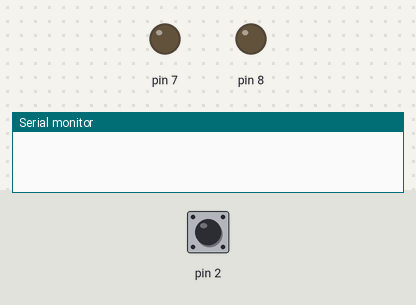
A sketch run on a simulated Arduino Uno, built with avr-gcc and run on an emulated ATmega328P. On the bench: output pins drawn as LEDs (lit = HIGH), the last lines printed to the serial monitor. Inputs (shaded band) come from the test bench; at power-on: pin 2 HIGH.

Above: at 1.2 s.
1.3 s: pin 2 pulled LOW for 0.15 s
At 2.6 s:
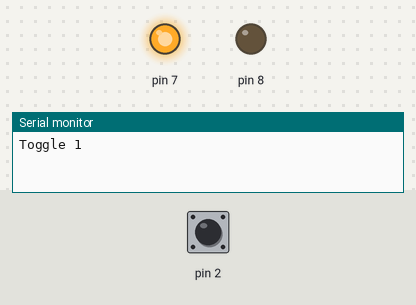
2.9 s: pin 2 pulled LOW for 1 s
At 3.6 s:
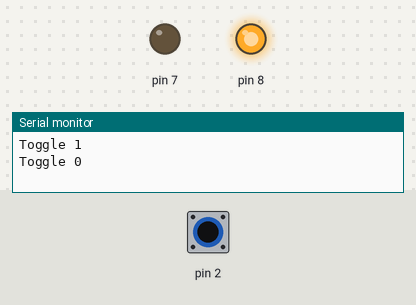
5.4 s: pin 2 pulled LOW for 3.2 s
At 6.4 s:
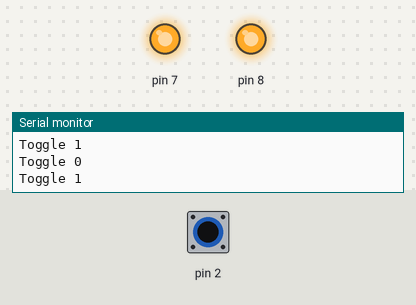
Timing chart, 0 to 10.1 s (numbered marks = the images above; inputs shaded):
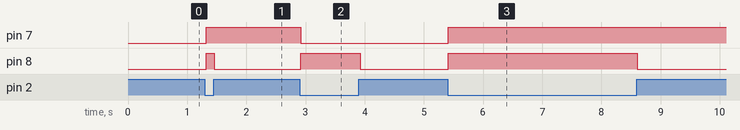

The sketch:

TestCapSw.ino
```cpp
#include <CapacitiveSensor.h>

/*
 * CapitiveSense Library Demo Sketch
 * Paul Badger 2008
 * Uses a high value resistor e.g. 10 megohm between send pin and receive pin
 * Resistor effects sensitivity, experiment with values, 50 kilohm - 50 megohm. Larger resistor values yield larger sensor values.
 * Receive pin is the sensor pin - try different amounts of foil/metal on this pin
 * Best results are obtained if sensor foil and wire is covered with an insulator such as paper or plastic sheet
 */


CapacitiveSensor   cs_4_2 = CapacitiveSensor(4,2);        // 10 megohm resistor between pins 4 & 2, pin 2 is sensor pin, add wire, foil
//CapacitiveSensor   cs_4_5 = CapacitiveSensor(4,5);        // 10 megohm resistor between pins 4 & 6, pin 6 is sensor pin, add wire, foil
//CapacitiveSensor   cs_4_8 = CapacitiveSensor(4,8);        // 10 megohm resistor between pins 4 & 8, pin 8 is sensor pin, add wire, foil

void setup()
{

  pinMode(7, OUTPUT);
  pinMode(8, OUTPUT);
   cs_4_2.set_CS_AutocaL_Millis(0xFFFFFFFF);     // turn off autocalibrate on channel 1 - just as an example
   Serial.begin(9600);

}

void loop()
{
    long start = millis();
    long total1 =  cs_4_2.capacitiveSensor(30);
  //  long total2 =  cs_4_5.capacitiveSensor(30);
  //  long total3 =  cs_4_8.capacitiveSensor(30);

/*
    Serial.print(millis() - start);        // check on performance in milliseconds
    Serial.print("\t");                    // tab character for debug window spacing

    Serial.print(total1);                  // print sensor output 1
    Serial.print("\t");
  //  Serial.print(total2);                  // print sensor output 2
    Serial.print("\t");
  //  Serial.print(total3);                // print sensor output 3
  Serial.println("-");
  */
  Latch(total1);
    delay(25);                             // arbitrary delay to limit data to serial port
}

bool lState = false;
bool vOutput = LOW;
long ThresholdHigh = 150;
long ThresholdLow = 50;
void Latch(long value)
{
  if(lState == false && value > ThresholdHigh)
  {
    Toggle();
    lState = true;
  }
  else if( lState == true && value < ThresholdLow )
  {
    lState = false;
  }

  if( value > ThresholdLow)
  {
    digitalWrite(8, HIGH);
  }
  else
  {
    digitalWrite(8, LOW);
  }
}

void Toggle()
{
  if( vOutput == LOW ) vOutput = HIGH; else vOutput = LOW;
  digitalWrite(7, vOutput);
    Serial.print("Toggle ");
    Serial.println(vOutput);
}
```

Measured:
- after the input at 1.3 s, pin 7: LOW → HIGH at once; pin 8: LOW → HIGH at once, → LOW 0.14 s later
- after the input at 2.9 s, pin 7: HIGH → LOW at once; pin 8: LOW → HIGH at once, → LOW 1.0 s later
- after the input at 5.4 s, pin 7: LOW → HIGH at once; pin 8: LOW → HIGH at once, → LOW 3.2 s later
